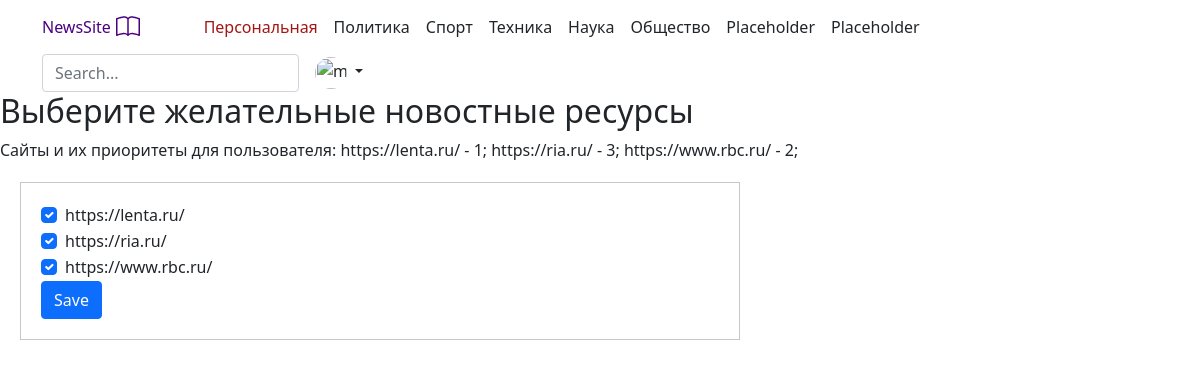
/news_site/profile/ (signed in), run on an earlier commit of the app's database.
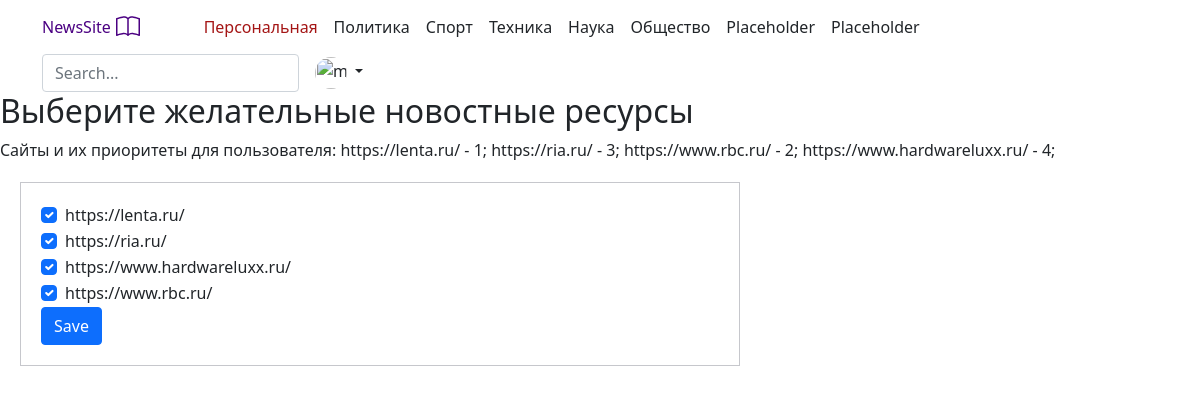
And on a later commit of the database.
### news_site/models.py (models this page shows)
class PriorityForUser(models.Model):
    url = models.ForeignKey(UrlsTable, on_delete=models.CASCADE)
    user = models.ForeignKey(CustomUser, on_delete=models.CASCADE)
    prior = models.IntegerField(blank=True, null=True)

class UrlsTable(models.Model):
    url = models.CharField(max_length=200, null=False, blank=False)
    site_name = models.CharField(max_length=200, null=False, blank=False)
    def __str__(self):
        return self.url

### news_site/views.py (the view)
# urls.py: re_path(r'profile/', views.UserProfile.as_view(), name='Profile'),
class UserProfile(generic.TemplateView):
    template_name = 'news_site/profile.html'
    def get_context_data(self, **kwargs):
        user_urls = PriorityForUser.objects.all().filter(user=self.request.user)
        if self.request.method == 'POST':
            if "save" in self.request.POST:
                pass
        else:
            form = UserProfileForm(initial={
                'all_urls': [
                    url for url in user_urls.values_list("url", flat=True)
                ]
            })
        context = {
            'user_urls': user_urls,
            'urls': UrlsTable.objects.all(),
            'form': form,
        }
        return context

### news_site/forms.py
class UserProfileForm(forms.Form):
    all_urls = forms.ModelMultipleChoiceField(
        queryset=UrlsTable.objects.all().order_by('url'),
        widget=forms.CheckboxSelectMultiple,
        label="",
        label_suffix='',
    )

### news_site/templates/news_site/profile.html (shortened to what this page needs)
{% extends "base.html" %}
{% load crispy_forms_tags %}
{% block content %}
<h2>Выберите желательные новостные ресурсы</h2>
Сайты и их приоритеты для пользователя:
{% for url in user_urls %}
  {{ url.url }} - {{ url.prior }};
{% endfor %}
<form class="User-profile-form" method="post" action="">
  {{ form|crispy }}
  <input class="btn btn-primary" type="submit" value="Save" name="save" />
</form>
{% endblock %}

### news_site/templates/base.html (shortened to what this page needs)
{% load static %}
<html lang="en">
<head class="p-3 mb-3 border-bottom">
  <link href="https://cdn.jsdelivr.net/npm/bootstrap@5.0.0-beta3/dist/css/bootstrap.min.css" rel="stylesheet">
  <link rel="stylesheet" href="{% static 'css/style.css' %}">
  <div class="container">
    <div class="d-flex flex-wrap align-items-center justify-content-center justify-content-lg-start" id="top-panel">
      <div class="side-button-1-wr">
        <label href="/" class="d-flex align-items-center mb-2 mb-lg-0 text-dark text-decoration-none" for="side-checkbox">
          <p class="logo-site-name">NewsSite </p>
        </label>
      </div>
      <ul class="nav col-12 col-lg-auto me-lg-auto mb-2 justify-content-center mb-md-0 myclass">
        {% if user.is_authenticated %}
          <li><a href="{% url 'NewsIndividual' %}" class="nav-link px-2 link-secondary Individual-lenta">Персональная</a></li>
        {% else %}
          <li><a href="{% url 'Not_logged' %}" class="nav-link px-2 link-secondary Individual-lenta">Персональная</a></li>
        {% endif %}
        <li><a href="{% url 'News1' %}" class="nav-link px-2 link-dark">Политика</a></li>
        <li><a href="{% url 'News2' %}" class="nav-link px-2 link-dark">Спорт</a></li>
        <li><a href="{% url 'News3' %}" class="nav-link px-2 link-dark">Техника</a></li>
        <li><a href="{% url 'News4' %}" class="nav-link px-2 link-dark">Наука</a></li>
        <li><a href="{% url 'News5' %}" class="nav-link px-2 link-dark">Общество</a></li>
        <li><a href="{% url 'News6' %}" class="nav-link px-2 link-dark">Placeholder</a></li>
        <li><a href="{% url 'News7' %}" class="nav-link px-2 link-dark">Placeholder</a></li>
      </ul>
      <form class="col-12 col-lg-auto mb-3 mb-lg-0 me-lg-3">
        <input type="search" class="form-control" placeholder="Search...">
      </form>
      <div class="dropdown text-end">
        <a href="#" class="d-block link-dark text-decoration-none dropdown-toggle" id="dropdownUser1" data-bs-toggle="dropdown" aria-expanded="false">
          <img src="https://i.imgur.com/elzSLNB.jpg" alt="mdo" width="32" height="32" class="rounded-circle">
        </a>
      </div>
    </div>
  </div>
</head>
{% block content %}
{% endblock %}

### news_site/static/css/style.css (style rules this page uses)
.myclass { padding-left: 5%; }
.logo-site-logo { color: indigo; margin-bottom: 15px; margin-top: 15px; }
.logo-site-name { color: indigo; margin-right: 5px; margin-bottom: 15px; margin-top: 15px; }
.Individual-lenta { color: #a41515; }
.User-profile-form { border: 1px solid #c6c7cc; margin: 20px; padding: 20px; width: 60%; }

What changed in the data, as far as the page shows it:
added PriorityForUser: url "https://www.hardwareluxx.ru/", prior "4"
Also different on the page:
form field all_urls: "☑ ☑ ☑" → "☑ ☑ ☑ ☑"
text no longer shown: "https://lenta.ru/ https://ria.ru/ https://www.rbc.ru/"
text now shown: "https://lenta.ru/ https://ria.ru/ https://www.hardwareluxx.ru/ https://www.rbc.ru/"
